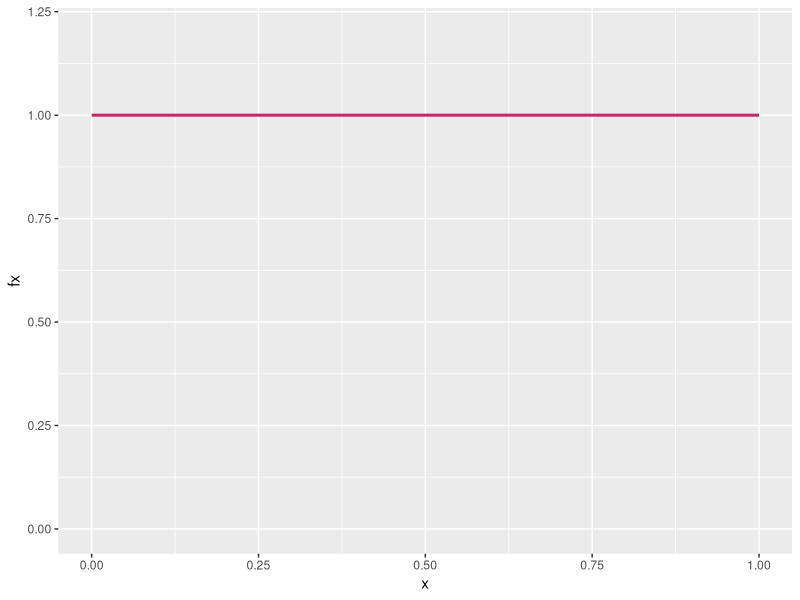
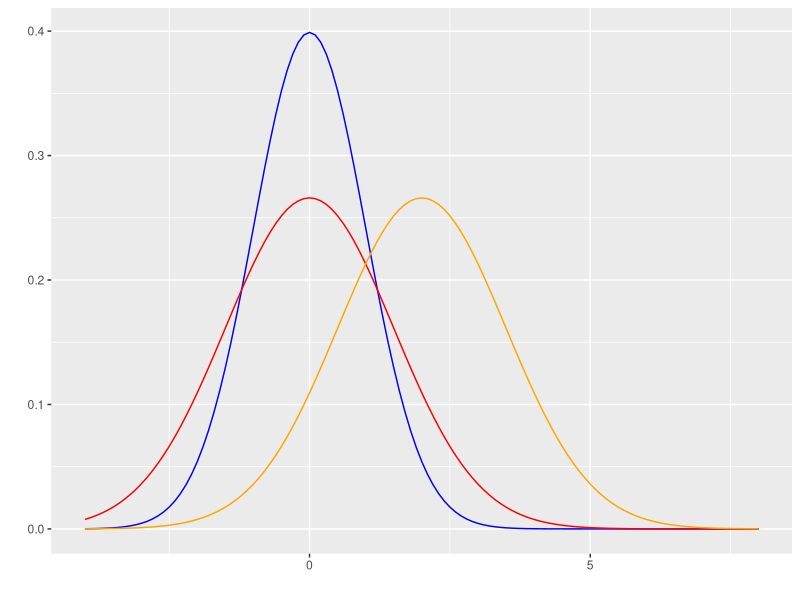
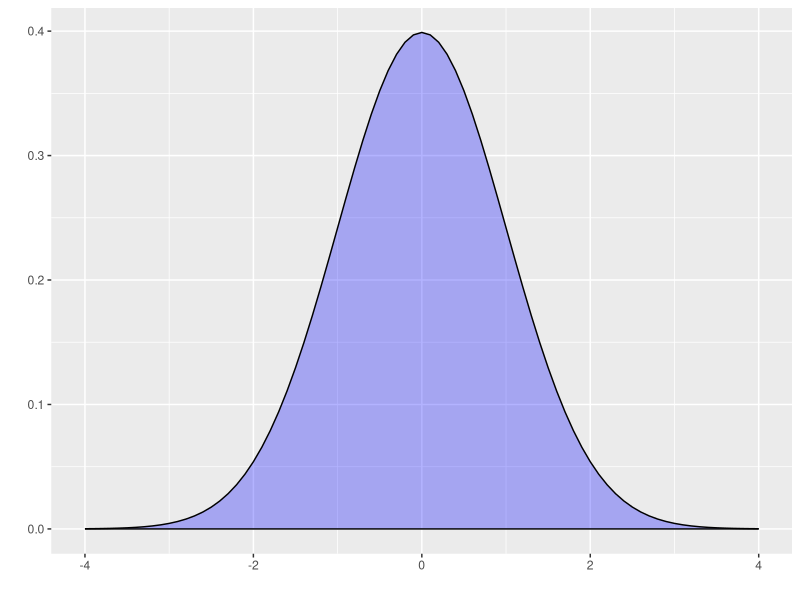

Generate these figures, in order, with R: (Note: this script raises an error after producing the figures.)
## ---- chunk 1
knitr::opts_chunk$set(echo = TRUE, message = FALSE, warning = FALSE, comment = NA)
## ---- chunk 2
# uniforme
library(ggplot2)
x= c(0,1) 
fx=c(1,1) 
dat=data.frame(x,fx)
ggplot(data=dat,aes(x=x, y=fx))+ 
  scale_y_continuous(limits=c(0,1.2))+
  geom_line(size = 1, color="#BC2B6A") 
## ---- chunk 3
# Distribucion normal
library(ggfortify)

p=ggdistribution(dnorm, seq(-4, 8, 0.1), mean = 0, sd = 1,colour = 'blue')
p=ggdistribution(dnorm, seq(-4, 8, 0.1), mean = 0, sd = 1.5,colour = 'red', p=p)
ggdistribution(dnorm, seq(-4, 8, 0.1),   mean = 2, sd = 1.5,colour = 'orange', p=p)
## ---- chunk 4
library(ggfortify)
ggdistribution(dnorm, seq(-4, 4, 0.1), mean = 0, sd = 1,fill = 'blue')
## ---- chunk 5
knitr::include_graphics("img/norm01.png")
## ---- chunk 6
pnorm(70, mean=60, sd=4, lower.tail=FALSE)
## ---- chunk 7
#exponencial
library(ggfortify)
p=ggdistribution(dexp, seq(0, 10, 0.1),rate=1 ,colour = 'blue')
p=ggdistribution(dexp, seq(0, 10, 0.1),rate=2 ,colour = 'red', p=p)
ggdistribution(dexp, seq(0, 10, 0.1),rate=0.5,colour = 'orange', p=p)
## ---- chunk 8
library(ggfortify)
ggdistribution(pexp, seq(0, 10, 0.1),rate=1 ,colour = 'blue')
## ---- chunk 9
 pexp(20,1/15, lower.tail=FALSE)
## ---- chunk 10
# gamma
library(ggfortify)
p=ggdistribution(dgamma, seq(0, 15, 0.1),shape=3,rate=1 ,colour= 'blue')
p=ggdistribution(dgamma, seq(0, 15, 0.1),shape=2,rate=1 ,colour = 'red', p=p)
ggdistribution(dgamma, seq(0, 15, 0.1),shape=5,rate=1,colour = 'orange', p=p)

## ---- chunk 11
pgamma(10,3,0.5, lower.tail = FALSE)
## ---- chunk 12
# weibull
library(ggfortify)
p=ggdistribution(dweibull, seq(0, 5, 0.01),shape=0.8,scale=1 ,colour = 'blue')
p=ggdistribution(dweibull, seq(0, 5, 0.01),shape=2,scale=1 ,colour = 'red', p=p)
ggdistribution(dweibull, seq(0, 5, 0.01),shape=2,scale=2,colour = 'orange', p=p)
